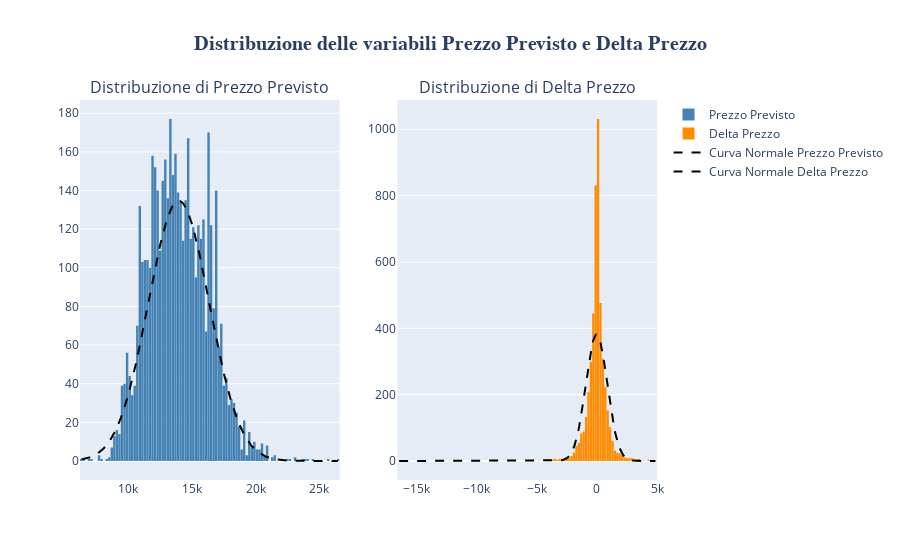

Write notebook code for a chart like this one.
### Code cell
plot_price_prediction_distributions(data_ml)

### Figure 1 — Plotly figure (JSON) as saved in the notebook; plotly's stock layout.template omitted (floating-point values rounded to 4 significant figures; data arrays with more than 128 entries replaced by an {"elided": "..."} marker saying what was removed)
{"data": [{"marker": {"color": "steelblue"}, "name": "Prezzo Previsto", "nbinsx": 120, "type": "histogram", "x": {"elided": "4821 float values"}, "xaxis": "x", "yaxis": "y"}, {"marker": {"color": "darkorange"}, "name": "Delta Prezzo", "nbinsx": 120, "type": "histogram", "x": {"elided": "4821 float values"}, "xaxis": "x2", "yaxis": "y2"}, {"line": {"color": "black", "dash": "dash"}, "mode": "lines", "name": "Curva Normale Prezzo Previsto", "type": "scatter", "x": {"elided": "300 float values"}, "xaxis": "x", "y": {"elided": "300 float values"}, "yaxis": "y"}, {"line": {"color": "black", "dash": "dash"}, "mode": "lines", "name": "Curva Normale Delta Prezzo", "type": "scatter", "x": {"elided": "300 float values"}, "xaxis": "x2", "y": {"elided": "300 float values"}, "yaxis": "y2"}], "layout": {"annotations": [{"font": {"size": 16}, "showarrow": false, "text": "Distribuzione di Prezzo Previsto", "x": 0.225, "xanchor": "center", "xref": "paper", "y": 1, "yanchor": "bottom", "yref": "paper"}, {"font": {"size": 16}, "showarrow": false, "text": "Distribuzione di Delta Prezzo", "x": 0.775, "xanchor": "center", "xref": "paper", "y": 1, "yanchor": "bottom", "yref": "paper"}], "bargap": 0.05, "showlegend": true, "title": {"font": {"family": "Arial", "size": 20, "weight": "bold"}, "text": "Distribuzione delle variabili Prezzo Previsto e Delta Prezzo", "x": 0.5, "xanchor": "center"}, "xaxis": {"anchor": "y", "domain": [0, 0.45]}, "xaxis2": {"anchor": "y2", "domain": [0.55, 1]}, "yaxis": {"anchor": "x", "domain": [0, 1]}, "yaxis2": {"anchor": "x2", "domain": [0, 1]}}}
